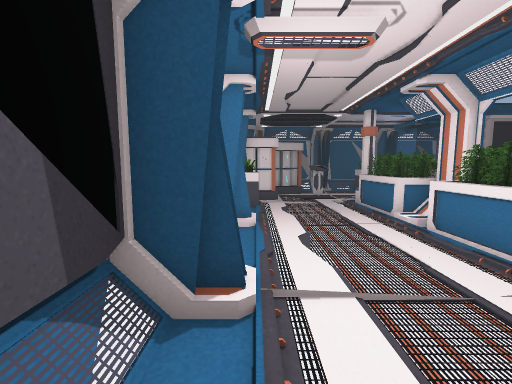
view 1 (above)

24 first-person views from a walk through a scene from a Unity 3-D project. The camera is 1.5 m above the floor, tilts 6° down and sees 90° across. The floor is counted in squares, 1 m on a side. Each view is taken from the middle of a square. On the plan, view 1 faces up. The plan holds only what a view shows up to about 13 squares ahead; the rest is blank. The place goes on beyond the plan. The player character is not drawn.

view 2
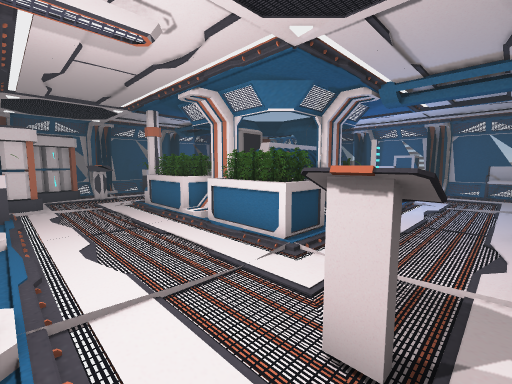

view 3
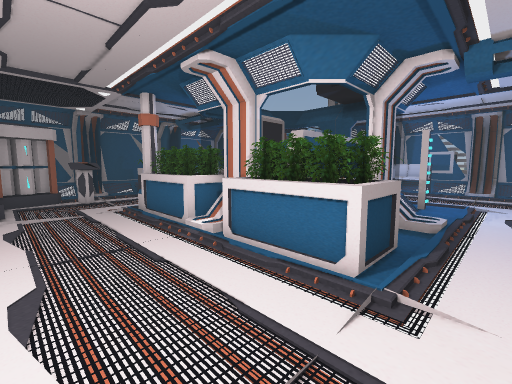

view 4
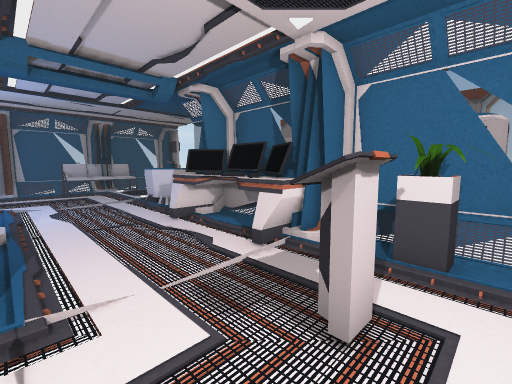

view 5
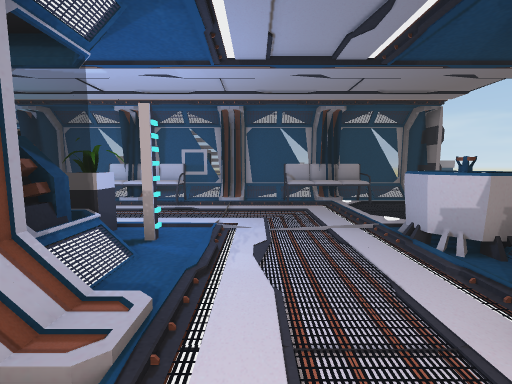

view 6
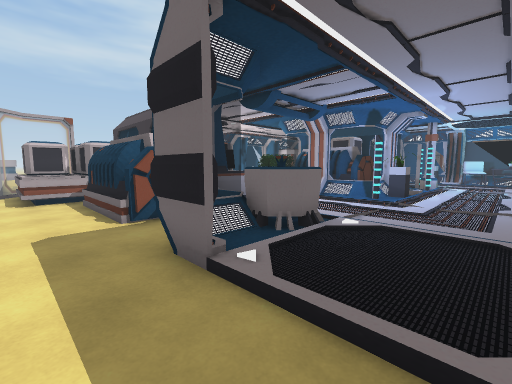

view 7
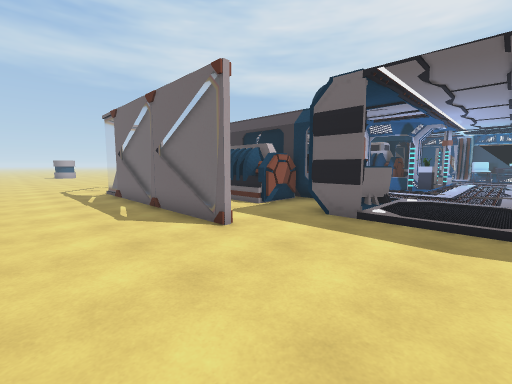

view 8
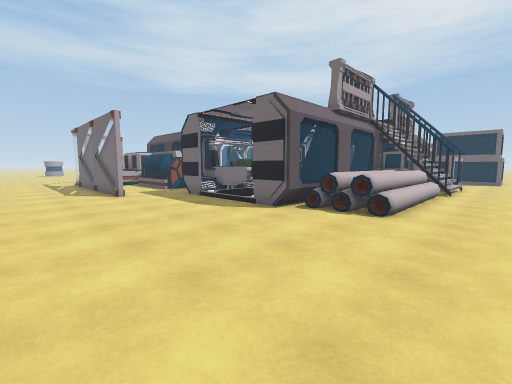

view 9
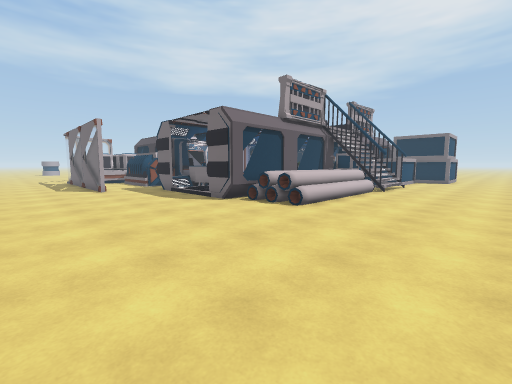

view 10
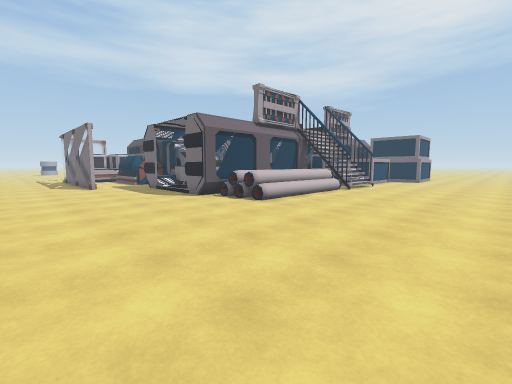

view 11
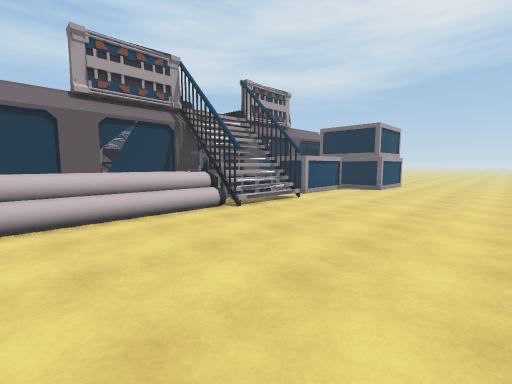

view 12
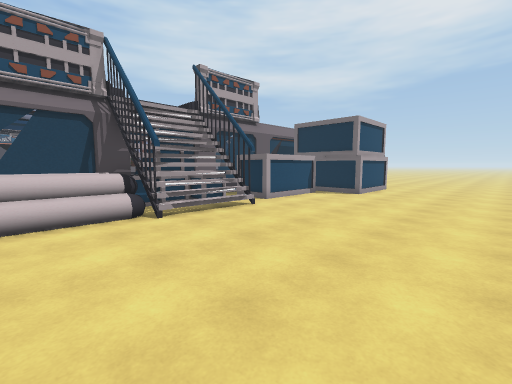

view 13
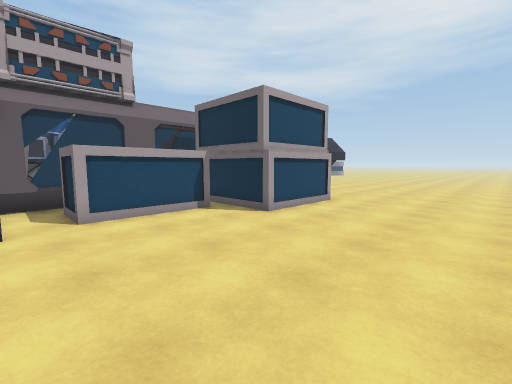

view 14
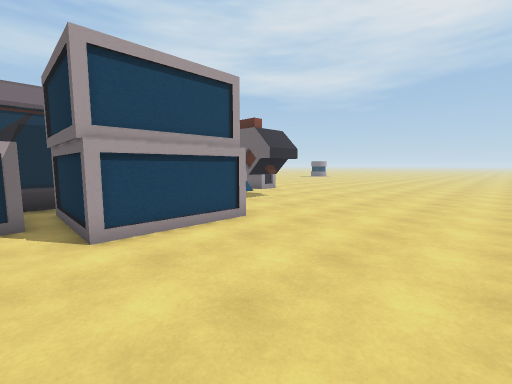

view 15
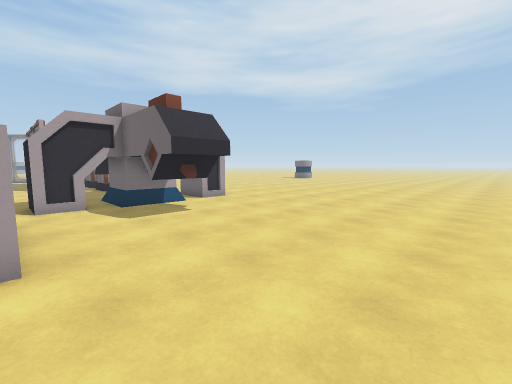

view 16
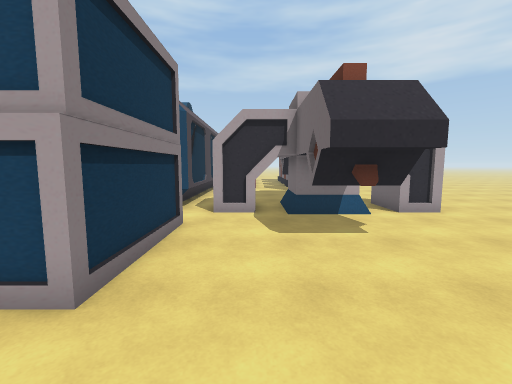

view 17
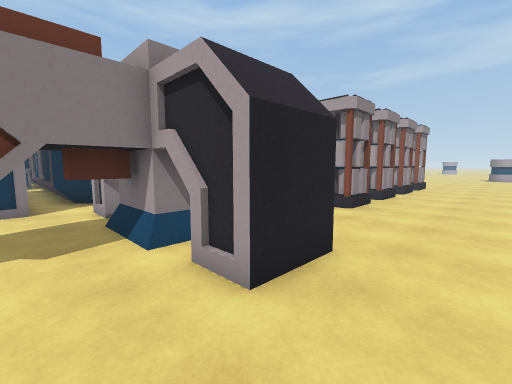

view 18
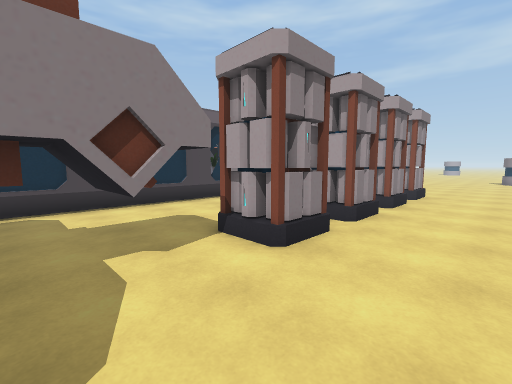

view 19
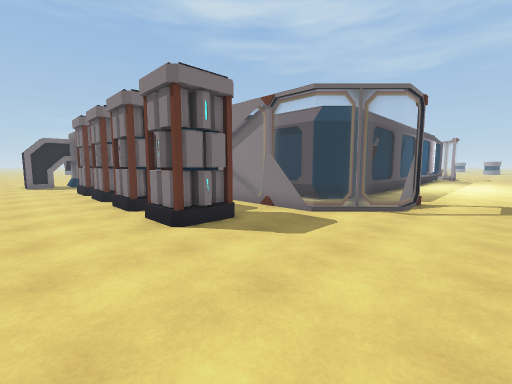

view 20
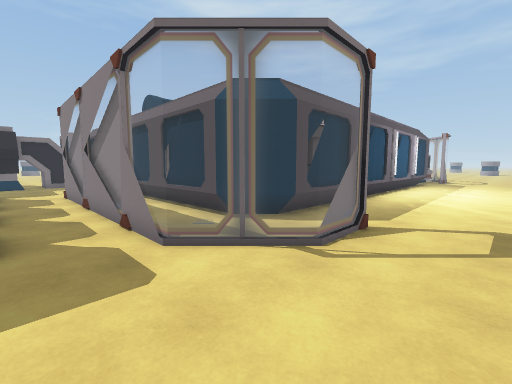

view 21
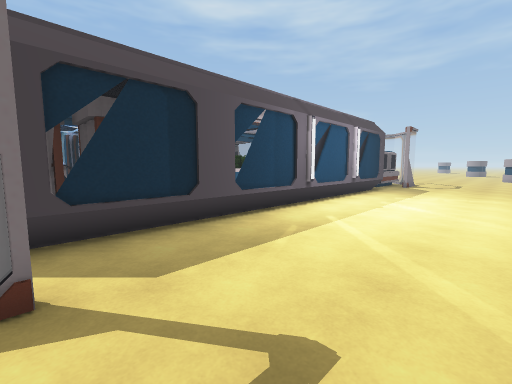

view 22
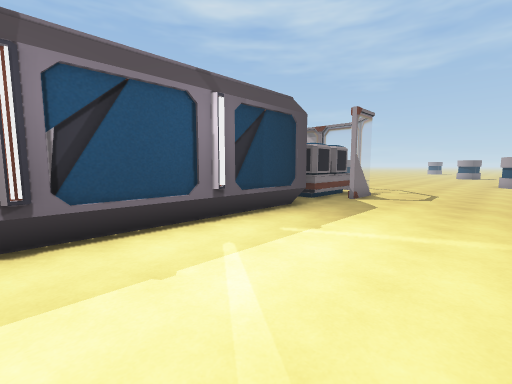

view 23
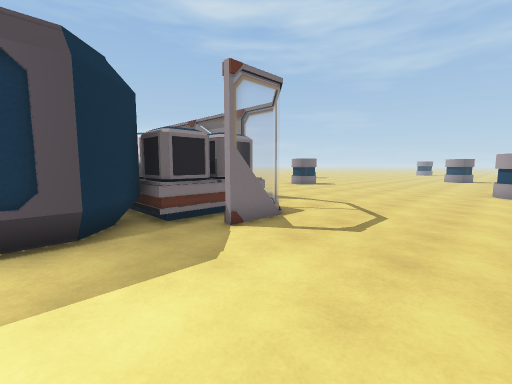

view 24
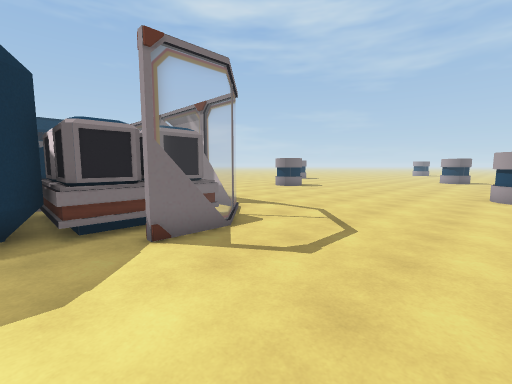

### Floor plan
Key: @ floor where view 1 was taken; # wall or solid block; x gap in a wall; . main floor; : floor 0.25 m higher than the main floor; + floor 4.25 m higher than the main floor; / step, stairs or slope; = window, fence, low wall or low ledge; v drop or lower ground; B battery; C column; P plant; N container; S console; G generator; F sofa; E desk; R projector; T thing the floor can be seen under or through; O other object.
Columns run from 7 left of view 1 to 28 right of it. Each row starts with its distance up from view 1.
 27         ................. ..........
 26  . .................................
 25   ....................###...........
 24  .....................###...........
 23  ......BB.BB.BB.BB.... ##...........
 22  ......B  BB  B  B.##. ##.TT........
 21  ......BB.BB.BB.BB.######TTT........
 20  .................. #.###.TT........
 19  .....=====#===#......###...........
 18  ....=....     .......###...........
 17  ...=........ ............OOOO......
 16  ...=.##BB=#=OO#=  #== ##.   O......
 15 ....=.#   :x:           #.   O......
 14  .....= ::SS:            .   O......
 13 ......B :.S..           =.OOOO......
 12 ......B :.::            ## O........
 11 ......##:.:CC           ## O........
 10 ......P::.:OC        .: /# O........
  9 ......=:..:OOONN    :.. ## O........
  8 ......=::.:OOONN   ::.: #=OO........
  7 ......#::.:/#OO  ##/:.: ##O#/.......
  6 ......=::.:OOGGGGGP::.: + ///.......
  5 ......=:..:OOGGGGG#::..+/////.......
  4 ......=::.:OOO///##::.:://///.......
  3 ......#::.::O::/:::::.::##v#/.......
  2 ......=::.:::::::.:::.::/O O........
  1 ......= :S............:F/O O........
  0 ......=@:S:::.:::::::::FFO O........
 -1 ......# :P:EEEEE::R::::F#O O........
 -2 ......##///#EEE#/RRR:::FFO O........
 -3 ......NNNNNOOO O.=R:::::/OOO........
 -4 .....=NNNNNOOOOO../:::::/OOO........
 -5 .....=NNNNNOOOOO..##///###..........
 -6 .....=NNNNN.........................
 -7 ......=.............................
 -8 .......===========..................
 -9 ....................................
-10 ....................................
-11 ...................................
-12 .................................. .

Positions as (right, up) in squares from view 1, and headings:
1: (0, 0), facing up
2: (0, 0), facing up-right
3: (1, 2), facing up-right
4: (1, 3), facing down-right
5: (6, 2), facing right
6: (15, -7), facing up-left
7: (15, -12), facing up-left
8: (23, -12), facing up-left
9: (26, -12), facing up-left
10: (28, -12), facing up-left
11: (28, -3), facing up-left
12: (28, 0), facing up-left
13: (28, 7), facing up-left
14: (28, 12), facing up-left
15: (27, 17), facing up-left
16: (25, 19), facing left
17: (19, 27), facing down-left
18: (14, 26), facing down-left
19: (-6, 26), facing down-right
20: (-6, 21), facing down-right
21: (-7, 15), facing down-right
22: (-7, 7), facing down-right
23: (-7, 0), facing down-right
24: (-7, -2), facing down-right
